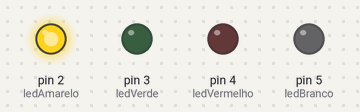
The sketch below on a simulated Arduino Uno, built with avr-gcc and run on an emulated ATmega328P. Parts: output pins drawn as LEDs (lit = HIGH).

Above: at 0.5 s.
At 12.5 s:
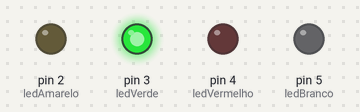
At 25.5 s:
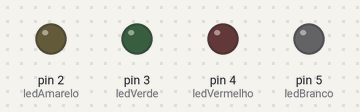
Timing chart, 0 to 26.0 s (numbered marks = the images above):
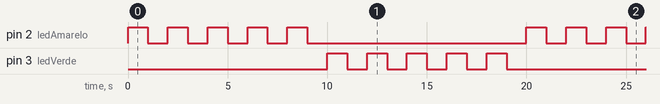

Measured:
- by itself, pin 2 (ledAmarelo), pin 3 (ledVerde): repeats every 20.0 s: 4 × (LOW 1.0 s, HIGH 1.0 s), LOW 11.0 s, HIGH 1.0 s
- by itself, everything shown: repeats every 20.0 s, in 20 steps

The sketch:

sketch_jun20a.ino
```cpp
#define ledAmarelo 2
#define ledVerde 3
#define ledVermelho 4
#define ledBranco 5

void setup() {
pinMode(ledAmarelo, OUTPUT);
pinMode(ledVerde, OUTPUT);
pinMode(ledVermelho, OUTPUT);
pinMode(ledBranco, OUTPUT);

}

void loop() {
  for(int contador = 0; contador < 5; contador++){
    digitalWrite(ledAmarelo, HIGH);
    delay(1000);
    digitalWrite(ledAmarelo, LOW);
    delay(1000);
  }
  for(int contador = 0; contador < 5 ; contador++){
    digitalWrite(ledVerde, HIGH);
    delay(1000);
    digitalWrite(ledVerde, LOW);
    delay(1000);
  }
}
```
